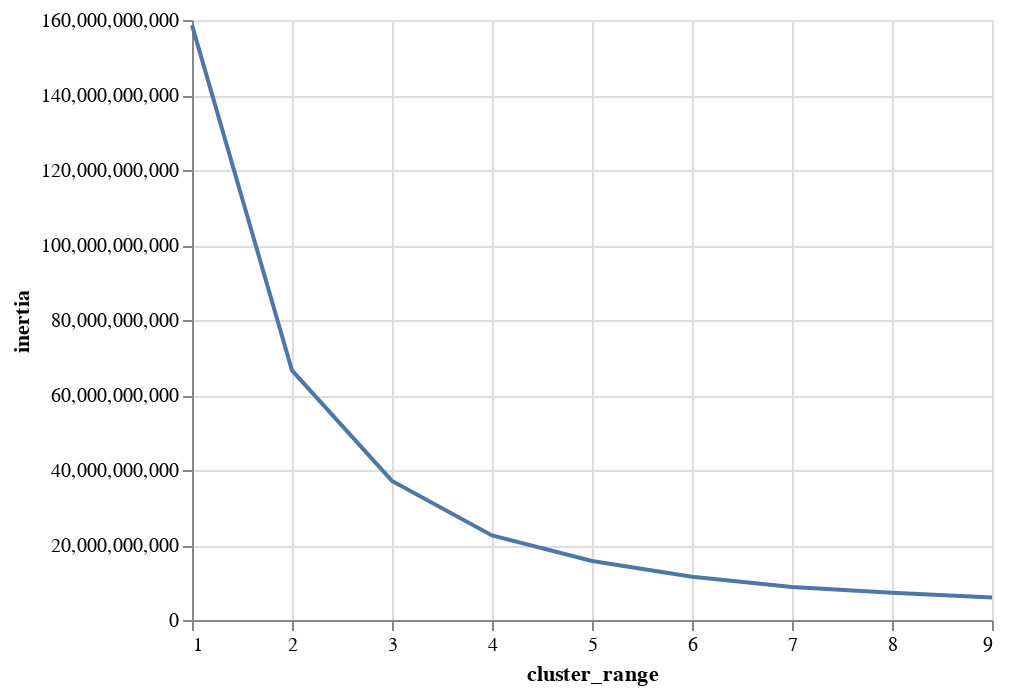

This figure's notebook cell:
### Code cell
alt.Chart(clusters).mark_line().encode(x='cluster_range', y='inertia')

### Figure 1 — Vega-Lite specification as saved in the notebook (floating-point values rounded to 4 significant figures)
{"config": {"view": {"continuousWidth": 400, "continuousHeight": 300}}, "data": {"name": "data-1b27960acead55c31bab078f922de70e"}, "mark": "line", "encoding": {"x": {"field": "cluster_range", "type": "quantitative"}, "y": {"field": "inertia", "type": "quantitative"}}, "$schema": "https://vega.github.io/schema/vega-lite/v4.17.0.json", "datasets": {"data-1b27960acead55c31bab078f922de70e": [{"cluster_range": 1, "inertia": 158600000000.0}, {"cluster_range": 2, "inertia": 66550000000.0}, {"cluster_range": 3, "inertia": 37080000000.0}, {"cluster_range": 4, "inertia": 22540000000.0}, {"cluster_range": 5, "inertia": 15720000000.0}, {"cluster_range": 6, "inertia": 11520000000.0}, {"cluster_range": 7, "inertia": 8776000000.0}, {"cluster_range": 8, "inertia": 7280000000.0}, {"cluster_range": 9, "inertia": 6000000000.0}]}}
